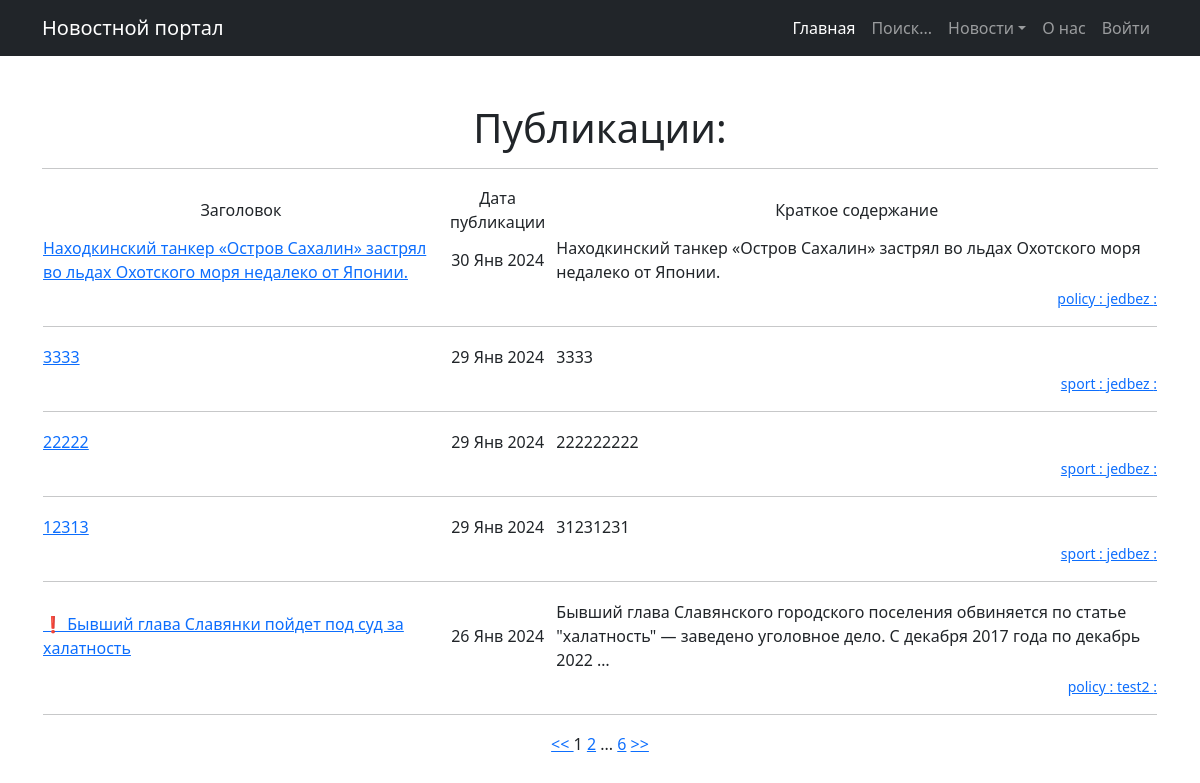
The app's page /, older data.
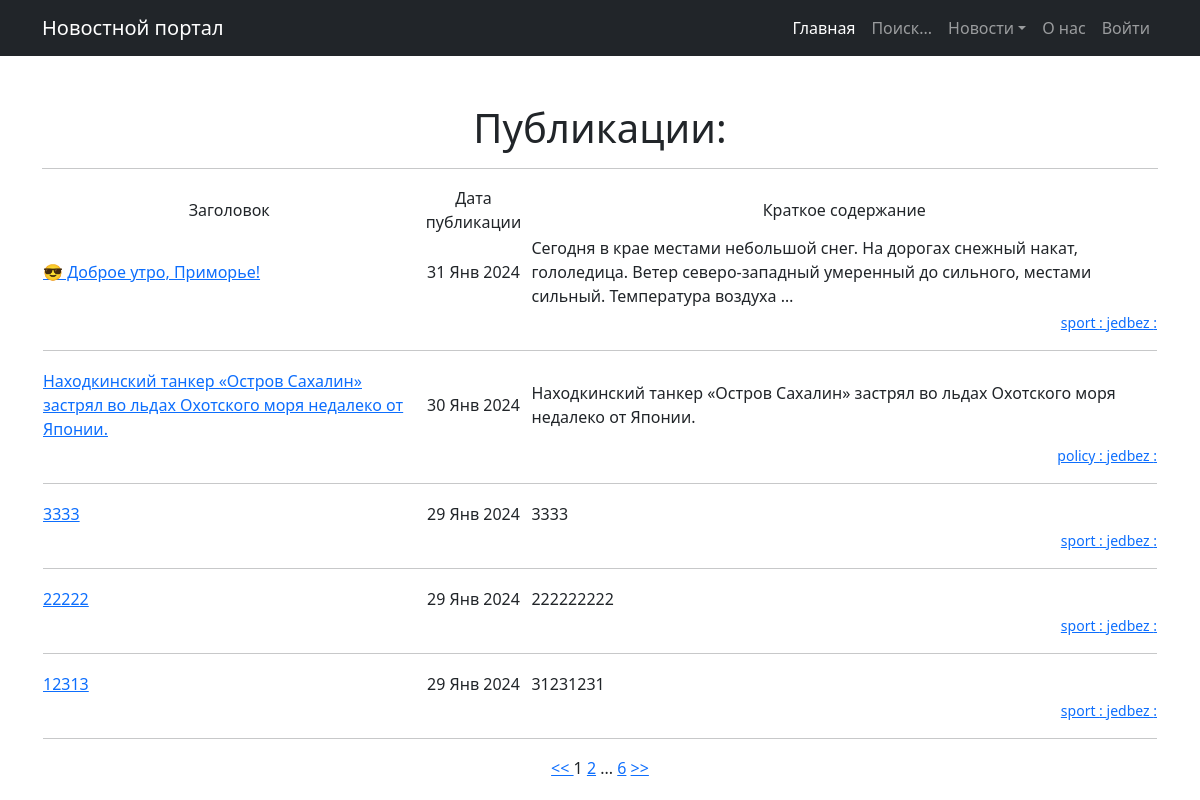
The same page, newer data.
### news/models.py (models this page shows, shortened)
class Post(models.Model):
    author = models.ForeignKey(Author, on_delete=models.CASCADE)
    type_news = models.CharField(max_length=2, choices=TYPES, default=news)
    date_time = models.DateTimeField(auto_now_add=True)
    categories = models.ManyToManyField(Category, through='PostCategory')
    title = models.CharField(max_length=255)
    text = models.TextField()
    rate = models.IntegerField(default=0)
    class Meta:
        verbose_name = 'Публикация'
        verbose_name_plural = 'Публикации'

class Category(models.Model):
    name = models.CharField(max_length=2, choices=TOPICS, default=zdrav, unique=True)
    subscribers = models.ManyToManyField(User, through='UserCategory')
    class Meta:
        verbose_name = 'Категория'
        verbose_name_plural = 'Категории'
    def __str__(self):
        return f'{self.name}'

class Author(models.Model):
    user = models.OneToOneField(User, on_delete=models.CASCADE)
    rate = models.IntegerField(default=0)  # рейтинг автора
    def __str__(self):
        return f'{self.user}'

### news/views.py (the view)
# urls.py: path('', PostList.as_view()),
class PostList(ListView):
    model = Post
    ordering = '-date_time'
    template_name = 'post_list.html'
    context_object_name = 'post_list'
    paginate_by = 5
    def get_queryset(self):
        queryset = super().get_queryset()
        self.filterset = PostFilter(self.request.GET, queryset)
        return self.filterset.qs
    def get_context_data(self, **kwargs):
        logger.debug('**** debug ****')
        logger.info('**** info ****')
        logger.warning('**** warning ****')
        logger.error('**** error ****')
        logger.critical('**** critical ****')
        context = super().get_context_data(**kwargs)
        context['filterset'] = self.filterset
        context['is_not_authors'] = not self.request.user.groups.filter(name='authors').exists()
        return context

### news/templatetags/custom_filters.py (called while the page is built)
@register.filter()
def censor(value):
    if not isinstance(value, str):
        raise APIException(f'Указанный id статьи, не является строкой: {value}')
    for bad in BAD_STR:
        value = value.replace(f'{bad[:1].upper()}{bad[1:]}', f'{bad[:1].upper()}{"*" * (len(bad) - 1)}')
        value = value.replace(f'{bad[:1].lower()}{bad[1:]}', f'{bad[:1].lower()}{"*" * (len(bad) - 1)}')
    return value

### news/templatetags/custom_tags.py (called while the page is built)
@register.simple_tag(takes_context=True)
def url_replace(context, **kwargs):
    d = context['request'].GET.copy()
    for k, v in kwargs.items():
        d[k] = v
    return d.urlencode()

### templates/post_list.html (shortened to what this page needs)
{% extends 'flatpages/default.html' %}
{% load custom_filters %}
{% load custom_tags %}
{% load cache %}
{% cache 60 post_list %}
    {% block content %}
        <h1>Публикации: </h1>
        <hr>
        {% if post_list %}
            <table>
                <tr>
                    <td>Заголовок</td>
                    <td>Дата публикации</td>
                    <td>Краткое содержание</td>
                </tr>
                {% for post in post_list %}
                    <tr>
                        <td align="left"><a href="/news/{{ post.id }}"> {{ post.title|censor }} </a></td>
                        <td>{{ post.date_time|date:'d M Y' }}</td>
                        <td align="left"> {{ post.text|truncatewords:20|censor }}</td>
                    </tr>
                    <tr>
                        <td colspan="3" align="right">
                            {% for category in post.categories.all %}
                                <a class="button" href="/news/?categories={{ category.id }}"><small> {{ category }}
                                    : </small></a>
                            {% endfor %}
                            <a href="/profile/{{ post.author.user.id }}"><small>{{ post.author }} : </small></a>
                            <hr>
                        </td>
                    </tr>
                {% endfor %}
            </table>
        {% else %}
            <h2>Публикаций нет!</h2>
        {% endif %}
        <a href="?{% url_replace page=1 %}"> << </a>
        {{ page_obj.number }}
        {% if page_obj.has_next %}
            <a href="?{% url_replace page=page_obj.next_page_number %}">{{ page_obj.next_page_number }}</a>
            {% if paginator.num_pages != page_obj.next_page_number %}
                ...
                <a href="?{% url_replace page=page_obj.paginator.num_pages %}">{{ page_obj.paginator.num_pages }}</a>
            {% endif %}
        {% endif %}
        <a href="?{% url_replace page=page_obj.paginator.num_pages %}"> >> </a>
    {% endblock content %}
{% endcache %}

Row changes from the older to the newer data that the page shows:
no longer on this page (row unchanged): Post: title|censor "❗️ Бывший глава Славянки пойдет под суд за халатность", date_time "26 Янв 2024", text|censor "Бывший глава Славянского городского поселения обвиняется по статье \"халатность\" — заведено уголовное дело. С декабря 2017 года по декабрь 2022 …", author "test2", Category (name "policy")
added Post: title|censor "😎 Доброе утро, Приморье!", date_time "31 Янв 2024", text|censor "Сегодня в крае местами небольшой снег. На дорогах снежный накат, гололедица. Ветер северо-западный умеренный до сильного, местами сильный. Температура воздуха …", author "jedbez", Category (name "sport")
